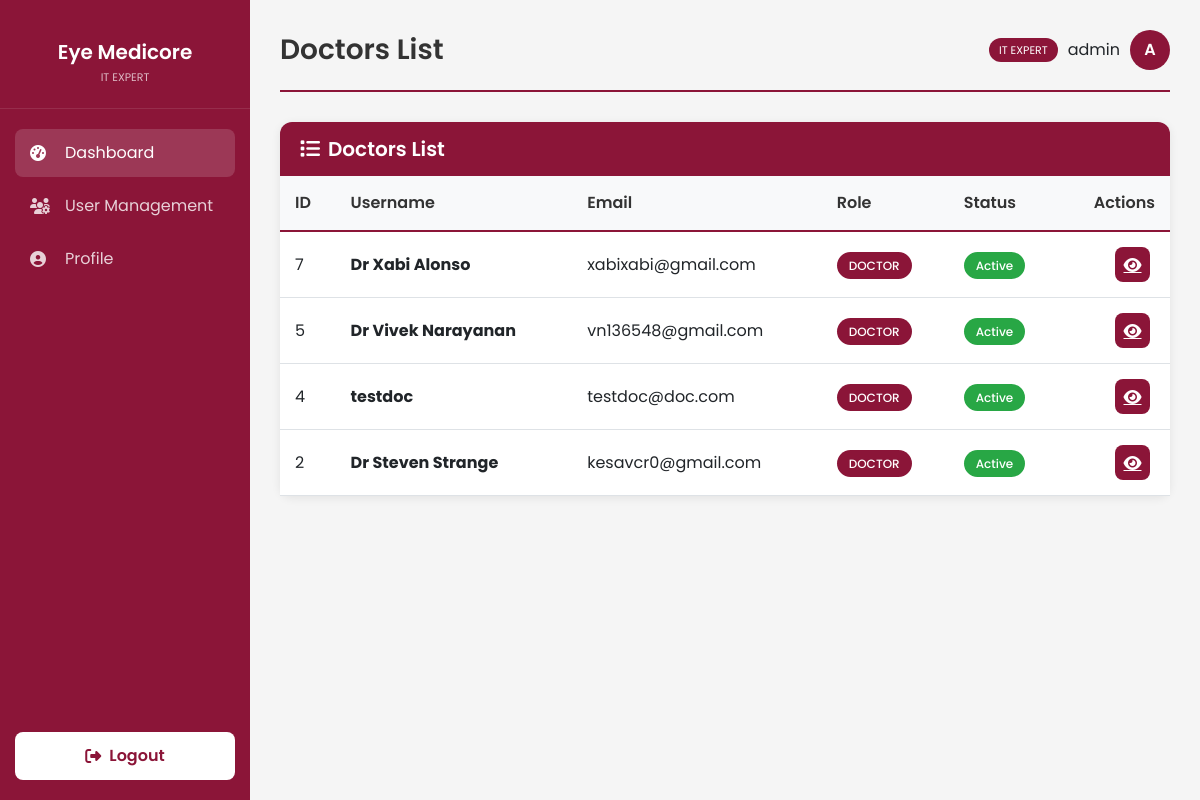
The app's page /doctors (signed in), older data.
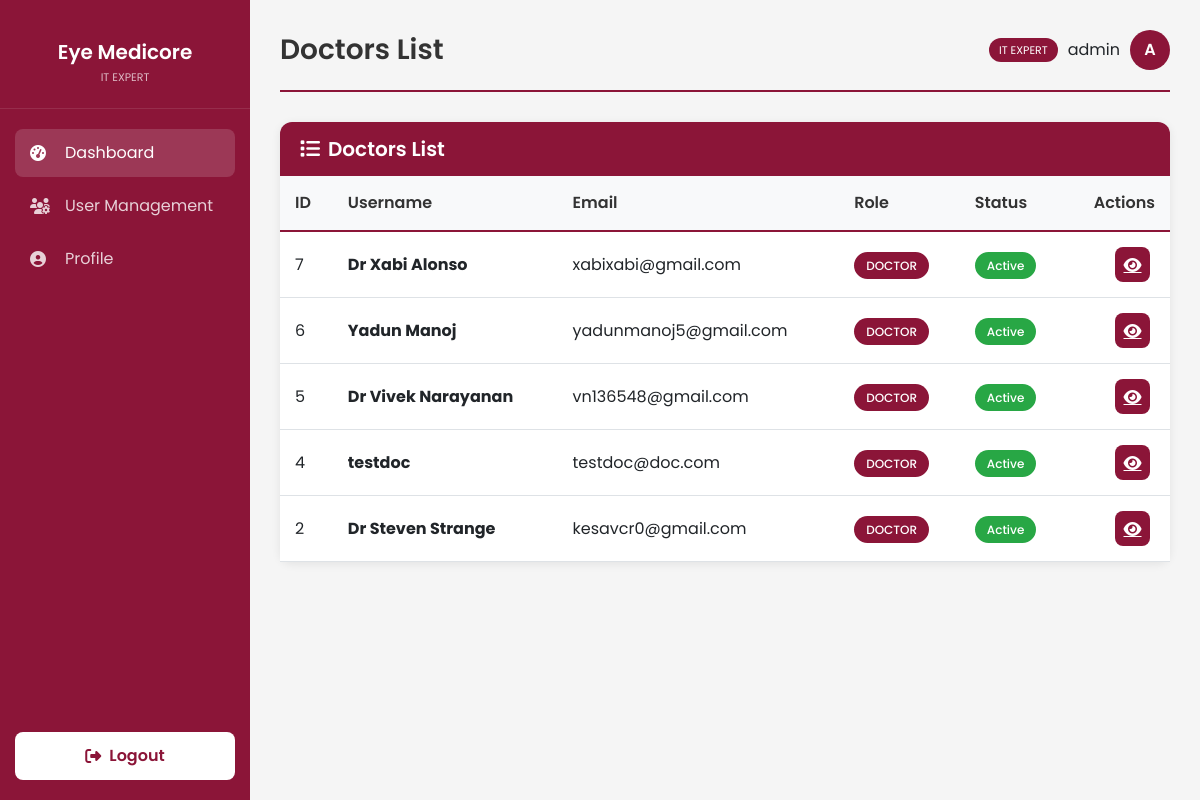
The same page, newer data.
### models.py (models this page shows, shortened)
class User(UserMixin, db.Model):
    id = db.Column(db.Integer, primary_key=True)
    username = db.Column(db.String(100), unique=True, nullable=False)
    password_hash = db.Column(db.String(200), nullable=False)
    role = db.Column(db.String(20), nullable=False, default='staff') # it_expert, doctor, staff
    email = db.Column(db.String(120), unique=True)
    phone_number = db.Column(db.String(20))
    account_status = db.Column(db.String(20), default='Active')
    created_at = db.Column(db.DateTime, default=get_local_time)
    last_login = db.Column(db.DateTime)
    otp_secret = db.Column(db.String(6))
    otp_expiry = db.Column(db.DateTime)
    doctor_id = db.Column(db.Integer, db.ForeignKey('user.id'), nullable=True)
    doctor = db.relationship('User', remote_side=[id], backref='staff_members')

### app.py (the view)
@app.route('/doctors')
@login_required
@role_required('it_expert')
def doctors_list():
    doctors = User.query.filter_by(role='doctor').order_by(User.id.desc()).all()
    return render_template('list_view.html',
                           items=doctors,
                           list_type='doctors',
                           page_title='Doctors List')

### app.py (called while the page is built)
@login_manager.user_loader
def load_user(user_id):
    return User.query.get(int(user_id))

def role_required(role):
    def decorator(f):
        @wraps(f)
        def decorated_function(*args, **kwargs):
            if not current_user.is_authenticated or current_user.role != role:
                flash('You do not have permission to access this page.', 'danger')
                return redirect(url_for('index'))
            return f(*args, **kwargs)
        return decorated_function
    return decorator

### templates/list_view.html (shortened to what this page needs)
{% extends "base_dashboard.html" %}
{% block page_title %}{{ page_title }}{% endblock %}
{% block content %}
<div class="card">
    <div class="card-header d-flex justify-content-between align-items-center">
        <h5 class="mb-0"><i class="fas fa-list me-2"></i>{{ page_title }}</h5>
    </div>
    <div class="card-body p-0">
        {% if items %}
        <div class="table-responsive">
            <table class="table">
                <thead>
                    <tr>
                        {% if list_type in ['doctors', 'staff'] %}
                        <th>ID</th>
                        <th>Username</th>
                        <th>Email</th>
                        <th>Role</th>
                        <th>Status</th>
                        <th class="text-end">Actions</th>
                        {% endif %}
                    </tr>
                </thead>
                <tbody>
                    {% for item in items %}
                    <tr>
                        {% if list_type in ['doctors', 'staff'] %}
                        <td>{{ item.id }}</td>
                        <td><strong>{{ item.username }}</strong></td>
                        <td>{{ item.email if item.email else 'N/A' }}</td>
                        <td>
                            <span
                                class="badge-role badge-{{ 'doctor' if item.role == 'doctor' else 'staff' if item.role == 'staff' else 'admin' }}">
                                {{ item.role|upper }}
                            </span>
                        </td>
                        <td>
                            <span
                                class="badge-role badge-{{ 'active' if item.account_status == 'Active' else 'inactive' }}">
                                {{ item.account_status if item.account_status else 'Active' }}
                            </span>
                        </td>
                        <td class="text-end">
                            <a href="/admin/view_user/{{ item.id }}" class="btn-action btn-view" title="View"><i
                                    class="fas fa-eye"></i></a>
                        </td>
                        {% endif %}
                    </tr>
                    {% endfor %}
                </tbody>
            </table>
        </div>
        {% else %}
        <div class="text-center py-5">
            <p class="text-muted">No records found.</p>
        </div>
        {% endif %}
    </div>
</div>
{% endblock %}

### templates/base_dashboard.html (shortened to what this page needs)
<!DOCTYPE html>
<html lang="en">
<head>
    <link href="https://cdnjs.cloudflare.com/ajax/libs/font-awesome/6.4.0/css/all.min.css" rel="stylesheet">
    <link href="https://cdn.jsdelivr.net/npm/bootstrap@5.3.0/dist/css/bootstrap.min.css" rel="stylesheet">
</head>
<body>
    <div class="sidebar">
        <div class="sidebar-brand">
            <h2>Eye Medicore</h2>
            <small>{{ current_user.role|replace('_', ' ')|title }}</small>
        </div>
        <ul class="sidebar-menu">
            <li><a href="{% if current_user.role == 'it_expert' %}/admin/dashboard{% else %}/dashboard{% endif %}"
                    class="active"><i class="fas fa-tachometer-alt"></i> Dashboard</a></li>
            {% if current_user.role == 'it_expert' %}
            <li><a href="/admin/dashboard#user-management"><i class="fas fa-users-cog"></i> User Management</a></li>
            {% endif %}
            <li><a href="/profile"><i class="fas fa-user-circle"></i> Profile</a></li>
        </ul>
        <div class="sidebar-footer">
            <a href="/logout" class="logout-btn">
                <i class="fas fa-sign-out-alt"></i> Logout
            </a>
        </div>
    </div>
    <div class="main-content">
        <div class="page-header">
            <h1>{% block page_title %}Dashboard{% endblock %}</h1>
            <div class="user-info">
                <span class="role-badge">{{ current_user.role|replace('_', ' ') }}</span>
                <span>{{ current_user.username }}</span>
                <div class="avatar">{{ current_user.username[0]|upper }}</div>
            </div>
        </div>
        {% block content %}{% endblock %}
    </div>
</body>
</html>

### templates/base_dashboard.html (style rules this page uses)
* { margin: 0; padding: 0; box-sizing: border-box; }
body { font-family: 'Poppins', sans-serif; background-color: #f5f5f5; min-height: 100vh; }
.sidebar { position: fixed; top: 0; left: 0; width: 250px; height: 100vh; background: #8B1538; color: white; padding: 20px 0; z-index: 1000; }
.sidebar-brand { text-align: center; padding: 20px; border-bottom: 1px solid rgba(255, 255, 255, 0.1); margin-bottom: 20px; }
.sidebar-brand h2 { font-size: 20px; font-weight: 600; margin: 0; }
.sidebar-brand small { font-size: 11px; opacity: 0.7; text-transform: uppercase; }
.sidebar-menu { list-style: none; padding: 0 15px; }
.sidebar-menu li { margin-bottom: 5px; }
.sidebar-menu a { display: flex; align-items: center; padding: 12px 15px; color: rgba(255, 255, 255, 0.8); text-decoration: none; border-radius: 8px; transition: all 0.3s; }
.sidebar-menu a:hover, .sidebar-menu a.active { background: rgba(255, 255, 255, 0.15); color: white; }
.sidebar-menu i { width: 25px; margin-right: 10px; }
.sidebar-footer { position: absolute; bottom: 20px; left: 0; right: 0; padding: 0 15px; }
.logout-btn { display: flex; align-items: center; justify-content: center; width: 100%; padding: 12px; background: white; color: #8B1538; border: none; border-radius: 8px; font-weight: 600; text-decoration: none; transition: all 0.3s; }
.logout-btn i { margin-right: 8px; }
.main-content { margin-left: 250px; padding: 30px; }
.page-header { display: flex; justify-content: space-between; align-items: center; margin-bottom: 30px; padding-bottom: 20px; border-bottom: 2px solid #8B1538; }
.page-header h1 { font-size: 28px; font-weight: 600; color: #333; margin: 0; }
.user-info { display: flex; align-items: center; gap: 10px; }
.user-info .avatar { width: 40px; height: 40px; background: #8B1538; color: white; border-radius: 50%; display: flex; align-items: center; justify-content: center; font-weight: 600; }
.role-badge { background: #8B1538; color: white; padding: 4px 10px; border-radius: 20px; font-size: 11px; text-transform: uppercase; }
.card { background: white; border-radius: 12px; box-shadow: 0 2px 10px rgba(0, 0, 0, 0.08); border: none; margin-bottom: 30px; }
.card-header { background: #8B1538; color: white; padding: 15px 20px; border-radius: 12px 12px 0 0 !important; border: none; }
.card-header h5 { margin: 0; font-weight: 600; }
.card-body { padding: 20px; }
.table { margin: 0; }
.table thead th { background: #f8f9fa; border-bottom: 2px solid #8B1538; color: #333; font-weight: 600; padding: 15px; }
.table tbody td { padding: 15px; vertical-align: middle; }
.badge-role { padding: 5px 12px; border-radius: 20px; font-size: 12px; font-weight: 500; }
.badge-doctor { background: #8B1538; color: white; }
.badge-active { background: #28a745; color: white; }
.btn-action { width: 35px; height: 35px; padding: 0; display: inline-flex; align-items: center; justify-content: center; border-radius: 8px; border: none; margin-right: 5px; }
.btn-view { background: #8B1538; color: white; }

Row changes from the older to the newer data that the page shows:
now on this page (row edited): User: id "6", username "Yadun Manoj", email "yadunmanoj5@gmail.com", role "DOCTOR", account_status "Active"
